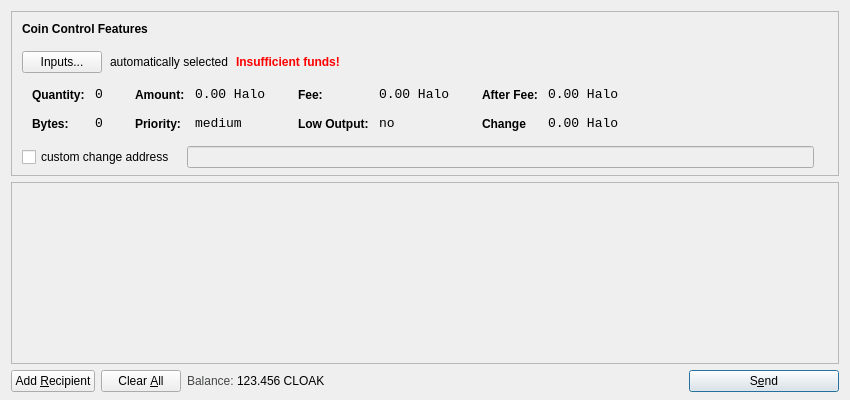
<?xml version="1.0" encoding="UTF-8"?>
<ui version="4.0">
 <class>SendCoinsDialog</class>
 <widget class="QDialog" name="SendCoinsDialog">
  <property name="geometry">
   <rect>
    <x>0</x>
    <y>0</y>
    <width>850</width>
    <height>400</height>
   </rect>
  </property>
  <property name="windowTitle">
   <string>Send Coins</string>
  </property>
  <layout class="QVBoxLayout" name="verticalLayout" stretch="0,1,0">
   <property name="bottomMargin">
    <number>8</number>
   </property>
   <item>
    <widget class="QFrame" name="frameCoinControl">
     <property name="sizePolicy">
      <sizepolicy hsizetype="Expanding" vsizetype="Expanding">
       <horstretch>0</horstretch>
       <verstretch>0</verstretch>
      </sizepolicy>
     </property>
     <property name="maximumSize">
      <size>
       <width>16777215</width>
       <height>16777215</height>
      </size>
     </property>
     <property name="frameShape">
      <enum>QFrame::StyledPanel</enum>
     </property>
     <property name="frameShadow">
      <enum>QFrame::Sunken</enum>
     </property>
     <layout class="QVBoxLayout" name="verticalLayoutCoinControl2">
      <property name="spacing">
       <number>6</number>
      </property>
      <property name="leftMargin">
       <number>0</number>
      </property>
      <property name="topMargin">
       <number>0</number>
      </property>
      <property name="rightMargin">
       <number>0</number>
      </property>
      <property name="bottomMargin">
       <number>6</number>
      </property>
      <item>
       <layout class="QVBoxLayout" name="verticalLayoutCoinControl" stretch="0,0,0,0,1">
        <property name="spacing">
         <number>0</number>
        </property>
        <property name="leftMargin">
         <number>10</number>
        </property>
        <property name="topMargin">
         <number>10</number>
        </property>
        <item>
         <layout class="QHBoxLayout" name="horizontalLayoutCoinControl1">
          <property name="bottomMargin">
           <number>15</number>
          </property>
          <item>
           <widget class="QLabel" name="labelCoinControlFeatures">
            <property name="sizePolicy">
             <sizepolicy hsizetype="Preferred" vsizetype="Maximum">
              <horstretch>0</horstretch>
              <verstretch>0</verstretch>
             </sizepolicy>
            </property>
            <property name="font">
             <font>
              <weight>75</weight>
              <bold>true</bold>
             </font>
            </property>
            <property name="styleSheet">
             <string notr="true">font-weight:bold;</string>
            </property>
            <property name="text">
             <string>Coin Control Features</string>
            </property>
           </widget>
          </item>
         </layout>
        </item>
        <item>
         <layout class="QHBoxLayout" name="horizontalLayoutCoinControl2" stretch="0,0,0,0">
          <property name="spacing">
           <number>8</number>
          </property>
          <property name="bottomMargin">
           <number>10</number>
          </property>
          <item>
           <widget class="QPushButton" name="pushButtonCoinControl">
            <property name="styleSheet">
             <string notr="true"/>
            </property>
            <property name="text">
             <string>Inputs...</string>
            </property>
           </widget>
          </item>
          <item>
           <widget class="QLabel" name="labelCoinControlAutomaticallySelected">
            <property name="text">
             <string>automatically selected</string>
            </property>
            <property name="margin">
             <number>5</number>
            </property>
           </widget>
          </item>
          <item>
           <widget class="QLabel" name="labelCoinControlInsuffFunds">
            <property name="font">
             <font>
              <weight>75</weight>
              <bold>true</bold>
             </font>
            </property>
            <property name="styleSheet">
             <string notr="true">color:red;font-weight:bold;</string>
            </property>
            <property name="text">
             <string>Insufficient funds!</string>
            </property>
            <property name="margin">
             <number>5</number>
            </property>
           </widget>
          </item>
          <item>
           <spacer name="horizontalSpacerCoinControl">
            <property name="orientation">
             <enum>Qt::Horizontal</enum>
            </property>
            <property name="sizeHint" stdset="0">
             <size>
              <width>40</width>
              <height>1</height>
             </size>
            </property>
           </spacer>
          </item>
         </layout>
        </item>
        <item>
         <widget class="QWidget" name="widgetCoinControl" native="true">
          <property name="sizePolicy">
           <sizepolicy hsizetype="Preferred" vsizetype="Preferred">
            <horstretch>0</horstretch>
            <verstretch>0</verstretch>
           </sizepolicy>
          </property>
          <property name="minimumSize">
           <size>
            <width>0</width>
            <height>0</height>
           </size>
          </property>
          <property name="styleSheet">
           <string notr="true"/>
          </property>
          <layout class="QHBoxLayout" name="horizontalLayoutCoinControl5">
           <property name="leftMargin">
            <number>0</number>
           </property>
           <property name="topMargin">
            <number>0</number>
           </property>
           <property name="rightMargin">
            <number>0</number>
           </property>
           <property name="bottomMargin">
            <number>0</number>
           </property>
           <item>
            <layout class="QHBoxLayout" name="horizontalLayoutCoinControl3" stretch="0,0,0,1">
             <property name="spacing">
              <number>20</number>
             </property>
             <property name="topMargin">
              <number>0</number>
             </property>
             <property name="bottomMargin">
              <number>10</number>
             </property>
             <item>
              <layout class="QFormLayout" name="formLayoutCoinControl1">
               <property name="horizontalSpacing">
                <number>10</number>
               </property>
               <property name="verticalSpacing">
                <number>14</number>
               </property>
               <property name="leftMargin">
                <number>10</number>
               </property>
               <property name="topMargin">
                <number>4</number>
               </property>
               <property name="rightMargin">
                <number>6</number>
               </property>
               <item row="0" column="0">
                <widget class="QLabel" name="labelCoinControlQuantityText">
                 <property name="styleSheet">
                  <string notr="true">font-weight:bold;</string>
                 </property>
                 <property name="text">
                  <string>Quantity:</string>
                 </property>
                 <property name="margin">
                  <number>0</number>
                 </property>
                </widget>
               </item>
               <item row="0" column="1">
                <widget class="QLabel" name="labelCoinControlQuantity">
                 <property name="font">
                  <font>
                   <family>Monospace</family>
                   <pointsize>10</pointsize>
                  </font>
                 </property>
                 <property name="cursor">
                  <cursorShape>IBeamCursor</cursorShape>
                 </property>
                 <property name="contextMenuPolicy">
                  <enum>Qt::ActionsContextMenu</enum>
                 </property>
                 <property name="text">
                  <string>0</string>
                 </property>
                 <property name="margin">
                  <number>0</number>
                 </property>
                 <property name="textInteractionFlags">
                  <set>Qt::LinksAccessibleByMouse|Qt::TextSelectableByKeyboard|Qt::TextSelectableByMouse</set>
                 </property>
                </widget>
               </item>
               <item row="1" column="0">
                <widget class="QLabel" name="labelCoinControlBytesText">
                 <property name="styleSheet">
                  <string notr="true">font-weight:bold;</string>
                 </property>
                 <property name="text">
                  <string>Bytes:</string>
                 </property>
                </widget>
               </item>
               <item row="1" column="1">
                <widget class="QLabel" name="labelCoinControlBytes">
                 <property name="font">
                  <font>
                   <family>Monospace</family>
                   <pointsize>10</pointsize>
                  </font>
                 </property>
                 <property name="cursor">
                  <cursorShape>IBeamCursor</cursorShape>
                 </property>
                 <property name="contextMenuPolicy">
                  <enum>Qt::ActionsContextMenu</enum>
                 </property>
                 <property name="text">
                  <string>0</string>
                 </property>
                 <property name="textInteractionFlags">
                  <set>Qt::LinksAccessibleByMouse|Qt::TextSelectableByKeyboard|Qt::TextSelectableByMouse</set>
                 </property>
                </widget>
               </item>
              </layout>
             </item>
             <item>
              <layout class="QFormLayout" name="formLayoutCoinControl2">
               <property name="horizontalSpacing">
                <number>10</number>
               </property>
               <property name="verticalSpacing">
                <number>14</number>
               </property>
               <property name="leftMargin">
                <number>6</number>
               </property>
               <property name="topMargin">
                <number>4</number>
               </property>
               <property name="rightMargin">
                <number>6</number>
               </property>
               <item row="0" column="0">
                <widget class="QLabel" name="labelCoinControlAmountText">
                 <property name="styleSheet">
                  <string notr="true">font-weight:bold;</string>
                 </property>
                 <property name="text">
                  <string>Amount:</string>
                 </property>
                 <property name="margin">
                  <number>0</number>
                 </property>
                </widget>
               </item>
               <item row="0" column="1">
                <widget class="QLabel" name="labelCoinControlAmount">
                 <property name="font">
                  <font>
                   <family>Monospace</family>
                   <pointsize>10</pointsize>
                  </font>
                 </property>
                 <property name="cursor">
                  <cursorShape>IBeamCursor</cursorShape>
                 </property>
                 <property name="contextMenuPolicy">
                  <enum>Qt::ActionsContextMenu</enum>
                 </property>
                 <property name="text">
                  <string>0.00 Halo</string>
                 </property>
                 <property name="textInteractionFlags">
                  <set>Qt::LinksAccessibleByMouse|Qt::TextSelectableByKeyboard|Qt::TextSelectableByMouse</set>
                 </property>
                </widget>
               </item>
               <item row="1" column="0">
                <widget class="QLabel" name="labelCoinControlPriorityText">
                 <property name="styleSheet">
                  <string notr="true">font-weight:bold;</string>
                 </property>
                 <property name="text">
                  <string>Priority:</string>
                 </property>
                </widget>
               </item>
               <item row="1" column="1">
                <widget class="QLabel" name="labelCoinControlPriority">
                 <property name="font">
                  <font>
                   <family>Monospace</family>
                   <pointsize>10</pointsize>
                  </font>
                 </property>
                 <property name="cursor">
                  <cursorShape>IBeamCursor</cursorShape>
                 </property>
                 <property name="contextMenuPolicy">
                  <enum>Qt::ActionsContextMenu</enum>
                 </property>
                 <property name="text">
                  <string>medium</string>
                 </property>
                 <property name="textInteractionFlags">
                  <set>Qt::LinksAccessibleByMouse|Qt::TextSelectableByKeyboard|Qt::TextSelectableByMouse</set>
                 </property>
                </widget>
               </item>
              </layout>
             </item>
             <item>
              <layout class="QFormLayout" name="formLayoutCoinControl3">
               <property name="horizontalSpacing">
                <number>10</number>
               </property>
               <property name="verticalSpacing">
                <number>14</number>
               </property>
               <property name="leftMargin">
                <number>6</number>
               </property>
               <property name="topMargin">
                <number>4</number>
               </property>
               <property name="rightMargin">
                <number>6</number>
               </property>
               <item row="0" column="0">
                <widget class="QLabel" name="labelCoinControlFeeText">
                 <property name="styleSheet">
                  <string notr="true">font-weight:bold;</string>
                 </property>
                 <property name="text">
                  <string>Fee:</string>
                 </property>
                 <property name="margin">
                  <number>0</number>
                 </property>
                </widget>
               </item>
               <item row="0" column="1">
                <widget class="QLabel" name="labelCoinControlFee">
                 <property name="font">
                  <font>
                   <family>Monospace</family>
                   <pointsize>10</pointsize>
                  </font>
                 </property>
                 <property name="cursor">
                  <cursorShape>IBeamCursor</cursorShape>
                 </property>
                 <property name="contextMenuPolicy">
                  <enum>Qt::ActionsContextMenu</enum>
                 </property>
                 <property name="text">
                  <string>0.00 Halo</string>
                 </property>
                 <property name="textInteractionFlags">
                  <set>Qt::LinksAccessibleByMouse|Qt::TextSelectableByKeyboard|Qt::TextSelectableByMouse</set>
                 </property>
                </widget>
               </item>
               <item row="1" column="0">
                <widget class="QLabel" name="labelCoinControlLowOutputText">
                 <property name="styleSheet">
                  <string notr="true">font-weight:bold;</string>
                 </property>
                 <property name="text">
                  <string>Low Output:</string>
                 </property>
                </widget>
               </item>
               <item row="1" column="1">
                <widget class="QLabel" name="labelCoinControlLowOutput">
                 <property name="font">
                  <font>
                   <family>Monospace</family>
                   <pointsize>10</pointsize>
                  </font>
                 </property>
                 <property name="cursor">
                  <cursorShape>IBeamCursor</cursorShape>
                 </property>
                 <property name="contextMenuPolicy">
                  <enum>Qt::ActionsContextMenu</enum>
                 </property>
                 <property name="text">
                  <string>no</string>
                 </property>
                 <property name="textInteractionFlags">
                  <set>Qt::LinksAccessibleByMouse|Qt::TextSelectableByKeyboard|Qt::TextSelectableByMouse</set>
                 </property>
                </widget>
               </item>
              </layout>
             </item>
             <item>
              <layout class="QFormLayout" name="formLayoutCoinControl4">
               <property name="horizontalSpacing">
                <number>10</number>
               </property>
               <property name="verticalSpacing">
                <number>14</number>
               </property>
               <property name="leftMargin">
                <number>6</number>
               </property>
               <property name="topMargin">
                <number>4</number>
               </property>
               <property name="rightMargin">
                <number>6</number>
               </property>
               <item row="0" column="0">
                <widget class="QLabel" name="labelCoinControlAfterFeeText">
                 <property name="styleSheet">
                  <string notr="true">font-weight:bold;</string>
                 </property>
                 <property name="text">
                  <string>After Fee:</string>
                 </property>
                 <property name="margin">
                  <number>0</number>
                 </property>
                </widget>
               </item>
               <item row="0" column="1">
                <widget class="QLabel" name="labelCoinControlAfterFee">
                 <property name="font">
                  <font>
                   <family>Monospace</family>
                   <pointsize>10</pointsize>
                  </font>
                 </property>
                 <property name="cursor">
                  <cursorShape>IBeamCursor</cursorShape>
                 </property>
                 <property name="contextMenuPolicy">
                  <enum>Qt::ActionsContextMenu</enum>
                 </property>
                 <property name="text">
                  <string>0.00 Halo</string>
                 </property>
                 <property name="textInteractionFlags">
                  <set>Qt::LinksAccessibleByMouse|Qt::TextSelectableByKeyboard|Qt::TextSelectableByMouse</set>
                 </property>
                </widget>
               </item>
               <item row="1" column="0">
                <widget class="QLabel" name="labelCoinControlChangeText">
                 <property name="styleSheet">
                  <string notr="true">font-weight:bold;</string>
                 </property>
                 <property name="text">
                  <string>Change</string>
                 </property>
                </widget>
               </item>
               <item row="1" column="1">
                <widget class="QLabel" name="labelCoinControlChange">
                 <property name="font">
                  <font>
                   <family>Monospace</family>
                   <pointsize>10</pointsize>
                  </font>
                 </property>
                 <property name="cursor">
                  <cursorShape>IBeamCursor</cursorShape>
                 </property>
                 <property name="contextMenuPolicy">
                  <enum>Qt::ActionsContextMenu</enum>
                 </property>
                 <property name="text">
                  <string>0.00 Halo</string>
                 </property>
                 <property name="textInteractionFlags">
                  <set>Qt::LinksAccessibleByMouse|Qt::TextSelectableByKeyboard|Qt::TextSelectableByMouse</set>
                 </property>
                </widget>
               </item>
              </layout>
             </item>
            </layout>
           </item>
          </layout>
         </widget>
        </item>
        <item>
         <layout class="QHBoxLayout" name="horizontalLayoutCoinControl4" stretch="0,0,0">
          <property name="spacing">
           <number>12</number>
          </property>
          <property name="sizeConstraint">
           <enum>QLayout::SetDefaultConstraint</enum>
          </property>
          <property name="topMargin">
           <number>5</number>
          </property>
          <property name="rightMargin">
           <number>5</number>
          </property>
          <item>
           <widget class="QCheckBox" name="checkBoxCoinControlChange">
            <property name="text">
             <string>custom change address</string>
            </property>
           </widget>
          </item>
          <item>
           <widget class="QLineEdit" name="lineEditCoinControlChange">
            <property name="enabled">
             <bool>false</bool>
            </property>
            <property name="sizePolicy">
             <sizepolicy hsizetype="Expanding" vsizetype="Fixed">
              <horstretch>0</horstretch>
              <verstretch>0</verstretch>
             </sizepolicy>
            </property>
           </widget>
          </item>
          <item>
           <widget class="QLabel" name="labelCoinControlChangeLabel">
            <property name="sizePolicy">
             <sizepolicy hsizetype="Preferred" vsizetype="Expanding">
              <horstretch>0</horstretch>
              <verstretch>0</verstretch>
             </sizepolicy>
            </property>
            <property name="minimumSize">
             <size>
              <width>0</width>
              <height>0</height>
             </size>
            </property>
            <property name="text">
             <string/>
            </property>
            <property name="margin">
             <number>3</number>
            </property>
           </widget>
          </item>
         </layout>
        </item>
        <item>
         <spacer name="verticalSpacerCoinControl">
          <property name="orientation">
           <enum>Qt::Vertical</enum>
          </property>
          <property name="sizeHint" stdset="0">
           <size>
            <width>800</width>
            <height>1</height>
           </size>
          </property>
         </spacer>
        </item>
       </layout>
      </item>
     </layout>
    </widget>
   </item>
   <item>
    <widget class="QScrollArea" name="scrollArea">
     <property name="widgetResizable">
      <bool>true</bool>
     </property>
     <widget class="QWidget" name="scrollAreaWidgetContents">
      <property name="geometry">
       <rect>
        <x>0</x>
        <y>0</y>
        <width>830</width>
        <height>173</height>
       </rect>
      </property>
      <layout class="QVBoxLayout" name="verticalLayout_2">
       <property name="leftMargin">
        <number>0</number>
       </property>
       <property name="topMargin">
        <number>0</number>
       </property>
       <property name="rightMargin">
        <number>0</number>
       </property>
       <property name="bottomMargin">
        <number>0</number>
       </property>
       <item>
        <layout class="QVBoxLayout" name="entries">
         <property name="spacing">
          <number>6</number>
         </property>
        </layout>
       </item>
       <item>
        <spacer name="verticalSpacer">
         <property name="orientation">
          <enum>Qt::Vertical</enum>
         </property>
         <property name="sizeHint" stdset="0">
          <size>
           <width>20</width>
           <height>40</height>
          </size>
         </property>
        </spacer>
       </item>
      </layout>
     </widget>
    </widget>
   </item>
   <item>
    <layout class="QHBoxLayout" name="horizontalLayout">
     <item>
      <widget class="QPushButton" name="addButton">
       <property name="toolTip">
        <string>Send to multiple recipients at once</string>
       </property>
       <property name="text">
        <string>Add &amp;Recipient</string>
       </property>
       <property name="icon">
        <iconset resource="../bitcoin.qrc">
         <normaloff>:/icons/add</normaloff>:/icons/add</iconset>
       </property>
       <property name="autoDefault">
        <bool>false</bool>
       </property>
      </widget>
     </item>
     <item>
      <widget class="QPushButton" name="clearButton">
       <property name="sizePolicy">
        <sizepolicy hsizetype="Minimum" vsizetype="Fixed">
         <horstretch>0</horstretch>
         <verstretch>0</verstretch>
        </sizepolicy>
       </property>
       <property name="toolTip">
        <string>Remove all transaction fields</string>
       </property>
       <property name="text">
        <string>Clear &amp;All</string>
       </property>
       <property name="icon">
        <iconset resource="../bitcoin.qrc">
         <normaloff>:/icons/remove</normaloff>:/icons/remove</iconset>
       </property>
       <property name="autoRepeatDelay">
        <number>300</number>
       </property>
       <property name="autoDefault">
        <bool>false</bool>
       </property>
      </widget>
     </item>
     <item>
      <layout class="QHBoxLayout" name="horizontalLayout_2">
       <property name="spacing">
        <number>3</number>
       </property>
       <item>
        <widget class="QLabel" name="label">
         <property name="sizePolicy">
          <sizepolicy hsizetype="Preferred" vsizetype="Fixed">
           <horstretch>0</horstretch>
           <verstretch>0</verstretch>
          </sizepolicy>
         </property>
         <property name="styleSheet">
          <string notr="true">#label { color: #464747; }</string>
         </property>
         <property name="text">
          <string>Balance:</string>
         </property>
        </widget>
       </item>
       <item>
        <widget class="QLabel" name="labelBalance">
         <property name="sizePolicy">
          <sizepolicy hsizetype="Preferred" vsizetype="Fixed">
           <horstretch>0</horstretch>
           <verstretch>0</verstretch>
          </sizepolicy>
         </property>
         <property name="cursor">
          <cursorShape>IBeamCursor</cursorShape>
         </property>
         <property name="styleSheet">
          <string notr="true">#label { color: #464747; }</string>
         </property>
         <property name="text">
          <string>123.456 CLOAK</string>
         </property>
         <property name="textInteractionFlags">
          <set>Qt::LinksAccessibleByMouse|Qt::TextSelectableByKeyboard|Qt::TextSelectableByMouse</set>
         </property>
        </widget>
       </item>
      </layout>
     </item>
     <item>
      <spacer name="horizontalSpacer">
       <property name="orientation">
        <enum>Qt::Horizontal</enum>
       </property>
       <property name="sizeHint" stdset="0">
        <size>
         <width>40</width>
         <height>20</height>
        </size>
       </property>
      </spacer>
     </item>
     <item>
      <widget class="QPushButton" name="sendButton">
       <property name="minimumSize">
        <size>
         <width>150</width>
         <height>0</height>
        </size>
       </property>
       <property name="toolTip">
        <string>Confirm the send action</string>
       </property>
       <property name="text">
        <string>S&amp;end</string>
       </property>
       <property name="icon">
        <iconset resource="../bitcoin.qrc">
         <normaloff>:/icons/send</normaloff>:/icons/send</iconset>
       </property>
       <property name="default">
        <bool>true</bool>
       </property>
      </widget>
     </item>
    </layout>
   </item>
  </layout>
 </widget>
 <resources>
  <include location="../bitcoin.qrc"/>
 </resources>
 <connections/>
</ui>
